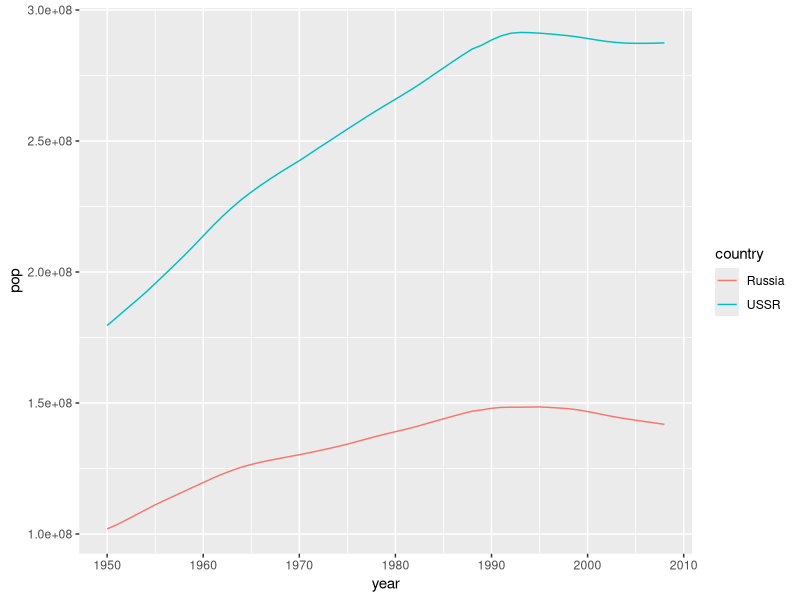

Reproduce this figure in R.
library(plyr)  ## revalue()
library(dplyr)
library(ggplot2)
library(readr)

## bring in lightly cleaned datasets extracted from excel spreadsheets

pop_dat <- read_tsv("01_pop.tsv") %>% 
  mutate(country = factor(country))
pop_dat %>% str()
# Classes ‘tbl_df’, ‘tbl’ and 'data.frame':	14105 obs. of  3 variables:
# $ country: Factor w/ 253 levels "Afghanistan",..: 1 1 1 1 1 1 1 1 1 1 ...
# $ year   : int  1950 1951 1952 1953 1954 1955 1956 1957 1958 1959 ...
# $ pop    : int  8150368 8284473 8425333 8573217 8728408 8891209 9061938 9240934 9428556 9624606 ...
pop_dat %>% head()
pop_dat %>% tail()

le_dat <- read_tsv("02_lifeExp.tsv") %>% 
  mutate(country = factor(country),
         continent = factor(continent))
le_dat %>% str()
# Classes ‘tbl_df’, ‘tbl’ and 'data.frame':	3786 obs. of  4 variables:
# $ country  : Factor w/ 198 levels "Afghanistan",..: 1 1 1 1 1 1 1 1 1 1 ...
# $ continent: Factor w/ 6 levels "Africa","Americas",..: 3 3 3 3 3 3 3 3 3 3 ...
# $ year     : int  1952 1957 1962 1967 1972 1977 1982 1987 1992 1997 ...
# $ lifeExp  : num  28.8 30.3 32 34 36.1 ...
le_dat %>% head()
le_dat %>% tail()

gdp_dat <- read_tsv("03_gdpPercap.tsv") %>% 
  mutate(country = factor(country))
gdp_dat %>% str()
# Classes ‘tbl_df’, ‘tbl’ and 'data.frame':	10911 obs. of  3 variables:
# $ country  : Factor w/ 229 levels "Afghanistan",..: 1 2 3 4 6 9 10 12 13 14 ...
# $ gdpPercap: num  757 1532 2429 4465 3363 ...
# $ year     : int  1950 1950 1950 1950 1950 1950 1950 1950 1950 1950 ...
gdp_dat %>% head()
le_dat %>% tail()

## studying the overlap between countries in the different datasets
country_levels <- function(df) levels(df$country)
union_country <- country_levels(pop_dat) %>%
  union(country_levels(le_dat)) %>%
  union(country_levels(gdp_dat)) %>%
  sort()
union_country %>% length() # 271
union_country
## problems I see by eye
# Bahamas  Bahamas, The
# Central African Rep.	Central African Republic
# Congo, Dem. Rep.	Congo, Rep.
# Cook Is	    Cook Islands
# Czech Rep.  Czech Republic	Czechoslovakia
# Dominican Rep.	  Dominican Republic
# East Germany	  Germany   West Germany
# Egypt		  Egypt, Arab Rep.
# Eritrea		  Eritrea and Ethiopia	Ethiopia
# Falkland Is (Malvinas)	  Falkland Islands (Malvinas)
# Gambia	 Gambia, The
# Iran	 Iran, Islamic Rep.
# Korea, Dem. Rep.       Korea, Rep.	Korea, United
# Kyrgyz Republic	       Kyrgyzstan
# Lao PDR		       Laos
# Russia		       Russian Federation	USSR
# Serbia		       Serbia and Montenegro	Serbia excluding Kosovo
# Saint Kitts and Nevis  St. Kitts and Nevis
# Saint Lucia St. Lucia
# Saint Vincent and the Grenadines	St. Vincent and the Grenadines
# Syria Syrian Arab Republic
# Venezuela    Venezuela, RB
# Yemen Arab Republic (Former)	Yemen Democratic (Former)	Yemen, Rep.
# RECORDED THAT IN country-pain.txt!
c_dat <- data_frame(country = union_country,
                    pop = country %in% levels(pop_dat$country),
                    le = country %in% levels(le_dat$country),
                    gdp = country %in% levels(gdp_dat$country),
                    total = pop + le + gdp)
c_dat$total %>% table
##  1   2   3 
## 40  53 178

## Can I just ignore countries that appear in 1 or 2 datasets?
c_dat %>%
  filter(total < 3)
## No, I cannot.

## these are the ad hoc fixes I decided to make in 2010
## (country-pain.txt contains a more comprehensive collection of problems)
country_subs <- c("Bahamas, The" = "Bahamas",
                  "Central African Rep." = "Central African Republic",
                  "Cook Is" = "Cook Islands",
                  "Czech Rep." = "Czech Republic",
                  "Dominican Rep." = "Dominican Republic",
                  "Egypt, Arab Rep." = "Egypt",
                  "Gambia, The" = "Gambia",
                  "Iran, Islamic Rep." = "Iran",
                  "Russian Federation" = "Russia",
                  "Syrian Arab Republic" = "Syria",
                  "Venezuela, RB" = "Venezuela")
revalue_country <- function(x) revalue(x, country_subs)
pop_dat <- pop_dat %>%
  mutate(country = revalue_country(country))
le_dat <- le_dat %>%
  mutate(country = revalue_country(country))
gdp_dat <- gdp_dat %>%
  mutate(country = revalue_country(country))

## studying the overlap between countries in the different datasets
union_country <- country_levels(pop_dat) %>%
  union(country_levels(le_dat)) %>%
  union(country_levels(gdp_dat)) %>%
  sort()
union_country %>% length # 260, down from 271
c_dat <- data_frame(country = union_country,
                    pop = country %in% levels(pop_dat$country),
                    le = country %in% levels(le_dat$country),
                    gdp = country %in% levels(gdp_dat$country),
                    total = pop + le + gdp)
c_dat$total %>% table()
## BEFORE revalues    AFTER revalues    
##  1   2   3         1   2   3 
## 40  53 178        28  44 188 

## Can I just ignore countries that appear in 1 or 2 datasets?
c_dat %>%
  filter(total < 3)
## Other than USSR, yes I will ignore countries that appear in 1 or 2 datasets.

pop_russia <- pop_dat %>%
  filter(country %in% c("Russia","USSR"))
(ggplot(pop_russia, aes(x = year, y = pop, color = country)) +
   geom_line())
## huh?
## pop data present for USSR *and* Russia, 1950 - 2008
## USSR pop >> Russia pop, USSR presumably includes Russia??

le_dat %>%
  filter(country %in% c("Russia","USSR"))
gdp_dat %>%
  filter(country %in% c("Russia","USSR"))
## lifeExp and gdpPercap only have data for Russia
## decision: keep Russia, discard USSR

## decision: keep countries found in all 3 datasets

## merge all three datasets!  then enforce countries to keep

## 2015-12-29
## dplyr bug means we can't use inner_join right now
## https://github.com/hadley/dplyr/issues/1559
gap_dat <- pop_dat %>%
#  inner_join(gdp_dat, by = c("country", "year")) %>%
#  inner_join(le_dat, by = c("country", "year")) %>%
  merge(gdp_dat, by = c("country", "year")) %>% 
  merge(le_dat, by = c("country", "year")) %>%
  droplevels() %>%
  arrange(country, year)

gap_dat %>% str()
# 'data.frame':	3312 obs. of  6 variables:
# $ country  : Factor w/ 187 levels "Afghanistan",..: 1 1 1 1 1 1 1 1 1 1 ...
# $ year     : int  1952 1957 1962 1967 1972 1977 1982 1987 1992 1997 ...
# $ pop      : int  8425333 9240934 10267083 11537966 13079460 14880372 12881816 13867957 16317921 22227415 ...
# $ gdpPercap: num  779 821 853 836 740 ...
# $ continent: Factor w/ 6 levels "Africa","Americas",..: 3 3 3 3 3 3 3 3 3 3 ...
# $ lifeExp  : num  28.8 30.3 32 34 36.1 ...
## 2015: agrees with merged result in 2014, except for
##   * pop is int now (as it should be and as it was in 2010)
##   * continent used to have 7 levels because we had "" instead of NA (I think)
## 2014: agreed with merged result in 2010, except for
##   * variable order
##   * pop is numeric now, was integer then
##   * at this point in 2010 cleaning, I had an unused level for the country
##     factor (Tokelau), which has no downstream effects

my_vars <- c('country', 'continent', 'year',
             'lifeExp', 'pop', 'gdpPercap')
gap_dat <- gap_dat[my_vars]

write_tsv(gap_dat, "04_gap-merged.tsv")
